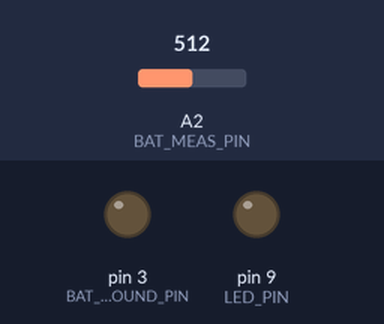
A sketch run on a simulated Arduino Uno, built for the host (arithmetic inside an expression is 32-bit, double 64-bit). Parts: output pins drawn as LEDs (lit = HIGH). The test bench sets the inputs (shaded band); at power-on: A2 (BAT_MEAS_PIN) = 512. What the sketch prints to the serial monitor is not drawn.

Above: at 2.6 s.
Timing chart, 0 to 6.5 s (numbered marks = the images above):
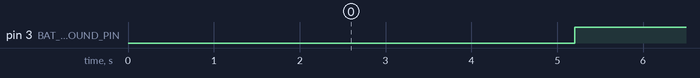

The sketch:

TestLEDBat.ino
```cpp
// (licence header left out)
/*****************************************************************************/
// Debuging

#define DEBUG
#ifdef DEBUG
#define DEBUG_PRINTLN(x) Serial.println(x)
#define DEBUG_PRINT(x) Serial.print(x)
#else
#define DEBUG_PRINTLN(x)
#define DEBUG_PRINT(x)
#endif

/*****************************************************************************/
// Settings
#define BAT_MEAS_PIN 2//Battery Measurement pin
#define BAT_GROUND_PIN 3 //Battery Ground pin to activate the measurement
#define LED_PIN 9 // Pin for LED connection
#define SW_PIN 10
#define MEASURE_COUNT 10
#define MEASURE_DELAY 5000
#define FIRST_MEASURE_DELAY 200

/*****************************************************************************/
// XXXXXXXX

/*****************************************************************************/
// XXXXXXXX

/*****************************************************************************/
// XXXXXXXX

/*****************************************************************************/
// XXXXXXXX


/*****************************************************************************/
// Main Programm

void setup() {
  Serial.begin(115200);
  DEBUG_PRINTLN("Setup");
  //pinMode(BAT_MEAS_PIN, INPUT);
  pinMode(BAT_GROUND_PIN,OUTPUT);
  pinMode(LED_PIN,OUTPUT);
  pinMode(SW_PIN,INPUT_PULLDOWN);


}


long ts =0;
uint32_t result = 0;

void loop() {

  if( (ts + MEASURE_DELAY) < millis()){
    ts = millis();

    // switch on ground
    digitalWrite(BAT_GROUND_PIN, LOW);
    // wait some time befor doing the first measurement
    delay(FIRST_MEASURE_DELAY);
    result = 0;

    // get average value
    for(int i =0; i < MEASURE_COUNT; i++){
      result += analogRead(BAT_MEAS_PIN);
    }
    result /=MEASURE_COUNT;

    DEBUG_PRINT("Current is: ");
    DEBUG_PRINTLN(result);

    // switch off ground
    digitalWrite(BAT_GROUND_PIN, HIGH);
  }
  /*if(digitalRead(SW_PIN) == HIGH){
      digitalWrite(LED_PIN, HIGH);
      DEBUG_PRINT("Button pressed, ");


  } else {
    digitalWrite(LED_PIN, LOW);
  }

  delay(10000);*/
}


/*****************************************************************************/
// Rest of implementations
```

Measured:
- by itself, pin 3 (BAT_GROUND_PIN): alternates HIGH for 4.8 s and LOW for 0.20 s
